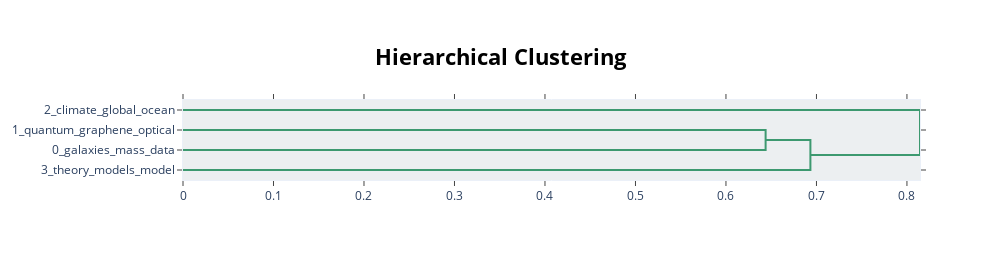

This figure's notebook cell:
### Code cell
topic_model.visualize_hierarchy()

### Figure 1 — Plotly figure (JSON) as saved in the notebook; plotly's stock layout.template omitted (floating-point values rounded to 4 significant figures)
{"data": [{"hoverinfo": "text", "marker": {"color": "rgb(61,153,112)"}, "mode": "lines", "type": "scatter", "x": [0, 0.6438, 0.6438, 0], "xaxis": "x", "y": [-15, -15, -25, -25], "yaxis": "y"}, {"hoverinfo": "text", "marker": {"color": "rgb(61,153,112)"}, "mode": "lines", "type": "scatter", "x": [0.6438, 0.6933, 0.6933, 0], "xaxis": "x", "y": [-20, -20, -35, -35], "yaxis": "y"}, {"hoverinfo": "text", "marker": {"color": "rgb(61,153,112)"}, "mode": "lines", "type": "scatter", "x": [0, 0.8144, 0.8144, 0.6933], "xaxis": "x", "y": [-5, -5, -27.5, -27.5], "yaxis": "y"}], "layout": {"autosize": false, "height": 260, "hoverlabel": {"bgcolor": "white", "font": {"family": "Rockwell", "size": 16}}, "hovermode": "closest", "plot_bgcolor": "#ECEFF1", "showlegend": false, "title": {"font": {"color": "Black", "size": 22}, "text": "<b>Hierarchical Clustering</b>", "x": 0.5, "xanchor": "center", "yanchor": "top"}, "width": 1000, "xaxis": {"mirror": "allticks", "rangemode": "tozero", "showgrid": false, "showline": true, "showticklabels": true, "ticks": "outside", "type": "linear", "zeroline": false}, "yaxis": {"mirror": "allticks", "range": [-40, 0], "rangemode": "tozero", "showgrid": false, "showline": true, "showticklabels": true, "tickmode": "array", "ticks": "outside", "ticktext": ["2_climate_global_ocean", "1_quantum_graphene_optical", "0_galaxies_mass_data", "3_theory_models_model"], "tickvals": [-5, -15, -25, -35], "type": "linear", "zeroline": false}}}
